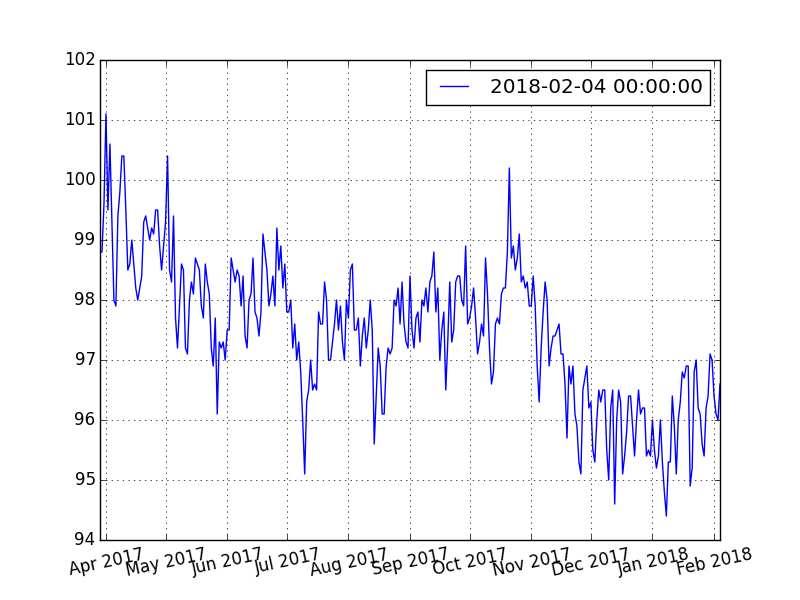

This chart was generated by the following Python code:
# -*- coding: utf-8 -*-
import xlrd
import numpy as np
import os
import matplotlib
matplotlib.use('Agg')
from matplotlib import pyplot as plt

def weight():
	book = xlrd.open_workbook('/home/pi/share/統計記録.xls')
	sheet = book.sheet_by_index(1)
	nrows = sheet.nrows
	data = np.zeros(2*nrows).reshape((nrows,2))
	date = []
	for col in [0, 1]:
		for row in range(sheet.nrows):
			if col==0:
				d =  xlrd.xldate.xldate_as_datetime(sheet.cell(row,col).value, book.datemode)
				date.append(d)
			data[row,col] = sheet.cell(row,col).value
	weight = data[:,1]
	plt.xticks(rotation =12)
	plt.plot(date, weight, label=date[nrows-1])
	plt.grid()
	plt.legend()
	plt.savefig("/home/pi/git/weight.png")

def main():
	A = '/home/pi/git/weight.png'
	B = '/home/pi/share/統計記録.xls'
	Aexists = os.path.exists(A)
	Bexists = os.path.exists(B)
	if Bexists:
		if Aexists:
			Atime = os.stat(A).st_mtime
			Btime = os.stat(B).st_mtime
			if Atime < Btime:
				weight()
		else:
			weight()		

if __name__ == '__main__':
	main()
